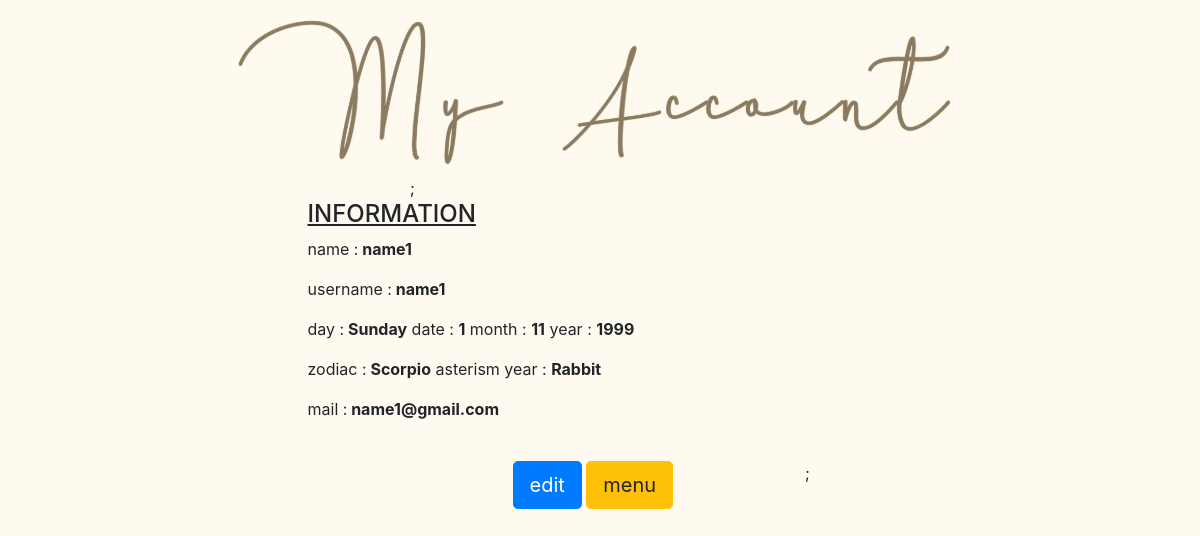
The app's page /profilepage.php (signed in) with its own data.
### tables this page shows
CREATE TABLE `users` (
  `loginID` varchar(11) NOT NULL,
  `password` varchar(20) NOT NULL,
  `email` varchar(30) NOT NULL,
  `username` varchar(10) NOT NULL,
  `dayBirth` int(2) DEFAULT NULL,
  `dayInWeek` varchar(10) DEFAULT NULL,
  `month` varchar(10) DEFAULT NULL,
  `year` int(4) DEFAULT NULL,
  `zodiac` varchar(15) DEFAULT NULL,
  `yearZodiac` varchar(10) DEFAULT NULL
);

### profilepage.php (the view, shortened to what this page needs)
<!DOCTYPE html>
<html>
<head>
        <link rel="stylesheet" href="https://stackpath.bootstrapcdn.com/bootstrap/4.4.1/css/bootstrap.min.css">
</head>
<body>
<?php
        require ('connect.php');
        if($_SESSION["loginID"]==""){
            header("Location: login.php");
            }
        else{
            $query ="SELECT *FROM users WHERE loginID='{$_SESSION['loginID']}'";
            $result =mysqli_query($conn,$query);
            $row=mysqli_fetch_assoc($result);
        ?>
        <div class="container">
            <div class="row">
                <div class="col-sm-2"></div>
                <div class="col-sm-8"><img src="myaccount.jpg"></div>
                <div class="col-sm-4"></div>;
            </div>
        </div>
        <div class="row">
                <div class="col-sm-3"></div>
                <div class="col-sm-6">
                <h4><u>INFORMATION</u></h4>
                <p >name :<b><?php echo " ".$row['username'];?></b></p>
                <p>username :<b><?php echo " ".$row['loginID'];?></b></p>
                <p>day :<b><?php echo " ".$row['dayInWeek'];?></b> date : <b><?php echo " ".$row['dayBirth'];?></b> month : <b><?php echo " ".$row['month'];?></b> year : <b><?php echo " ".$row['year'];?></b>  </p>
                <p>zodiac :<b><?php echo " ".$row['zodiac'];?></b> asterism year : <b><?php echo " ".$row['yearZodiac'];?></b></p>
                <p>mail :<b><?php echo " ".$row['email'];?></b></p>
                </div>
                <div class="col-sm-3"></div>;
        </div>
        <div class="row">
        <div class="col-sm-5"></div>
        <div class="col-sm-3">
            <td><a onClick ="window.location='editpage.php'"> <button type="button" class="btn btn-primary btn-lg">edit</button> </a><a onClick ="window.location='index.php'"><button type="button" class="btn btn-lg btn-warning">menu</button></td>
        </div>
        <div class="col-sm-4"></div>;
        </div>
        <?php
        }
            ?>
</body>
</html>

### profilepage.php (style rules this page uses)
body { background-color: #fffaf0; }
p { style="color:#fff2f1" font-family: 'kanit', 'Arial', sans-serif; }

### records on screen
users: username "name1", loginID "name1", dayInWeek "Sunday", dayBirth "1", month "11", year "1999", zodiac "Scorpio", yearZodiac "Rabbit", email "name1@gmail.com"
